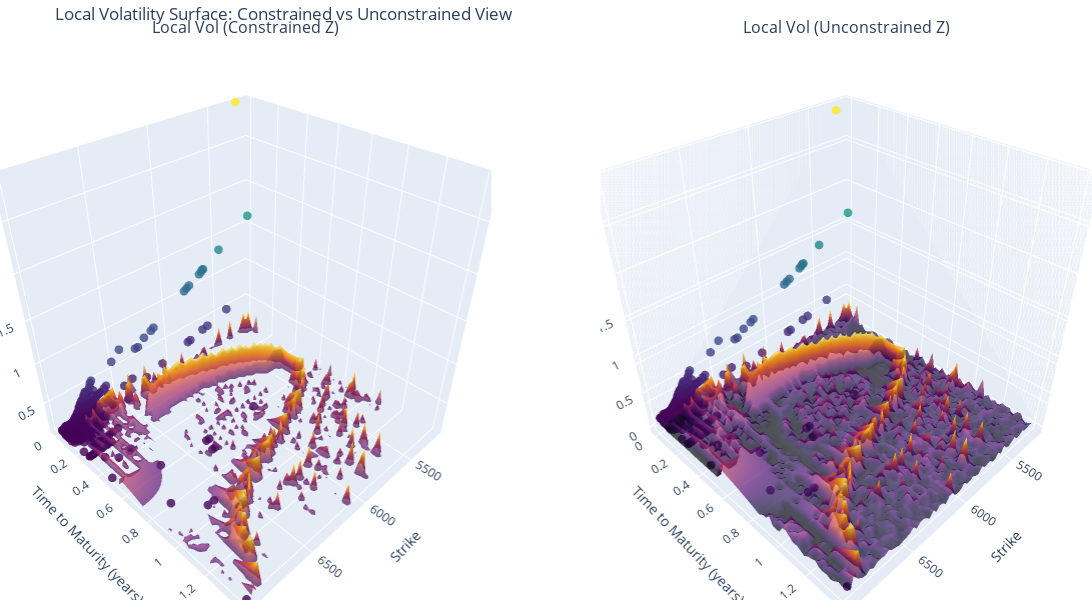

This figure's notebook cell:
### Markdown cell above
### local Vol using regression

### Code cell
impvol_interp = regres
params = [calls["S0"].iloc[0],calls["r"].iloc[0],impvol_interp]
local_vol_surface_ = get_local_vol_surface(calls,params)
plot_local_vol_surface(calls,local_vol_surface_)

### Figure 1 — Plotly figure (JSON) as saved in the notebook; plotly's stock layout.template omitted (floating-point values rounded to 4 significant figures; data arrays with more than 128 entries replaced by an {"elided": "..."} marker saying what was removed)
{"data": [{"marker": {"color": {"elided": "425 float values"}, "colorscale": [[0, "#440154"], [0.1111, "#482878"], [0.2222, "#3e4989"], [0.3333, "#31688e"], [0.4444, "#26828e"], [0.5556, "#1f9e89"], [0.6667, "#35b779"], [0.7778, "#6ece58"], [0.8889, "#b5de2b"], [1, "#fde725"]], "opacity": 0.8, "size": 3}, "mode": "markers", "name": "Data Points", "scene": "scene", "showlegend": false, "type": "scatter3d", "x": {"elided": "425 float values"}, "y": {"elided": "425 float values"}, "z": {"elided": "425 float values"}}, {"colorscale": [[0, "#000004"], [0.1111, "#1b0c41"], [0.2222, "#4a0c6b"], [0.3333, "#781c6d"], [0.4444, "#a52c60"], [0.5556, "#cf4446"], [0.6667, "#ed6925"], [0.7778, "#fb9b06"], [0.8889, "#f7d13d"], [1, "#fcffa4"]], "opacity": 0.7, "scene": "scene", "showlegend": false, "showscale": false, "type": "surface", "x": {"elided": "60x60 float values"}, "y": {"elided": "60x60 float values"}, "z": {"elided": "60x60 float values"}}, {"marker": {"color": {"elided": "425 float values"}, "colorscale": [[0, "#440154"], [0.1111, "#482878"], [0.2222, "#3e4989"], [0.3333, "#31688e"], [0.4444, "#26828e"], [0.5556, "#1f9e89"], [0.6667, "#35b779"], [0.7778, "#6ece58"], [0.8889, "#b5de2b"], [1, "#fde725"]], "opacity": 0.8, "size": 3}, "mode": "markers", "name": "Data Points", "scene": "scene2", "showlegend": false, "type": "scatter3d", "x": {"elided": "425 float values"}, "y": {"elided": "425 float values"}, "z": {"elided": "425 float values"}}, {"colorscale": [[0, "#000004"], [0.1111, "#1b0c41"], [0.2222, "#4a0c6b"], [0.3333, "#781c6d"], [0.4444, "#a52c60"], [0.5556, "#cf4446"], [0.6667, "#ed6925"], [0.7778, "#fb9b06"], [0.8889, "#f7d13d"], [1, "#fcffa4"]], "opacity": 0.7, "scene": "scene2", "showlegend": false, "showscale": false, "type": "surface", "x": {"elided": "60x60 float values"}, "y": {"elided": "60x60 float values"}, "z": {"elided": "60x60 float values"}}], "layout": {"annotations": [{"font": {"size": 16}, "showarrow": false, "text": "Local Vol (Constrained Z)", "x": 0.225, "xanchor": "center", "xref": "paper", "y": 1, "yanchor": "bottom", "yref": "paper"}, {"font": {"size": 16}, "showarrow": false, "text": "Local Vol (Unconstrained Z)", "x": 0.775, "xanchor": "center", "xref": "paper", "y": 1, "yanchor": "bottom", "yref": "paper"}], "height": 600, "margin": {"b": 0, "l": 0, "r": 0, "t": 40}, "scene": {"domain": {"x": [0, 0.45], "y": [0, 1]}, "xaxis": {"title": {"text": "Strike"}}, "yaxis": {"title": {"text": "Time to Maturity (years)"}}, "zaxis": {"range": [0.1019, 2.926], "title": {"text": "Volatility"}}}, "scene2": {"domain": {"x": [0.55, 1], "y": [0, 1]}, "xaxis": {"title": {"text": "Strike"}}, "yaxis": {"title": {"text": "Time to Maturity (years)"}}, "zaxis": {"title": {"text": "Volatility"}}}, "title": {"text": "Local Volatility Surface: Constrained vs Unconstrained View"}, "width": 1200}}
